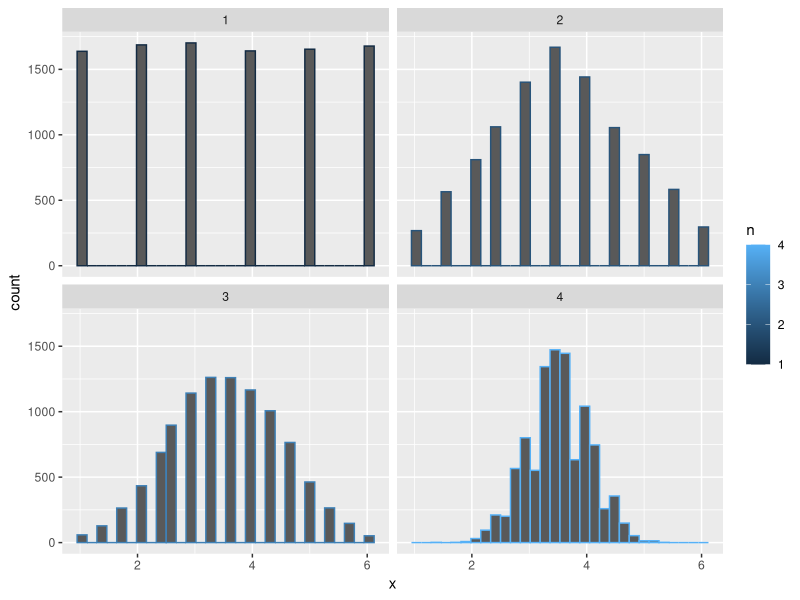

Source code (R):
library(ggplot2)


simulat_dice_clt <- function(n=1, rep=10000) {
  dice <- 1:6
  sums <- 0
  for (i in seq_len(n)) {
    sums <- sums + sample(dice, size=rep, replace=TRUE)
  }
  sums / n
}

s <- 10000

dist1  <- simulat_dice_clt(n=1, rep=s)
dist2  <- simulat_dice_clt(n=2, rep=s)
dist3  <- simulat_dice_clt(n=3, rep=s)
dist10 <- simulat_dice_clt(n=10, rep=s)
dist   <- data.frame(x = c(dist1, dist2, dist3, dist10),
                     n = rep(1:4, each=s))

ggplot(dist, aes(x=x, colour=n, )) +
  geom_histogram() +
  facet_wrap(~n)
